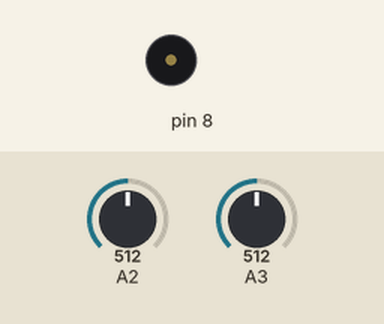
The sketch below on a simulated Arduino Uno, built with avr-gcc and run on an emulated ATmega328P. On the bench: buzzer (waves = sounding). The inputs (shaded band) are chosen by the test bench; at power-on: A2 = 512, A3 = 512. What the sketch prints to the serial monitor is not drawn.

Above: at 1.2 s.
1.3 s: A2 set to 882
3.4 s: A2 set to 909
At 4.5 s:
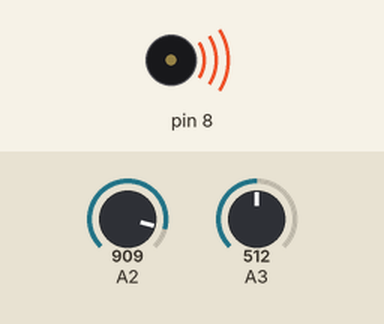
9.1 s: A2 set to 900
At 9.4 s:
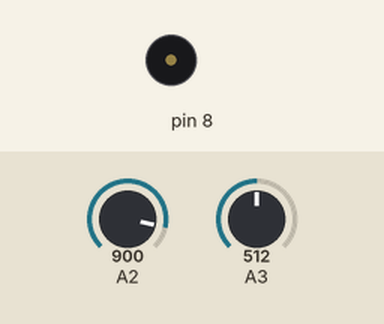
Timing chart, 0 to 12.1 s (numbered marks = the images above; inputs shaded):
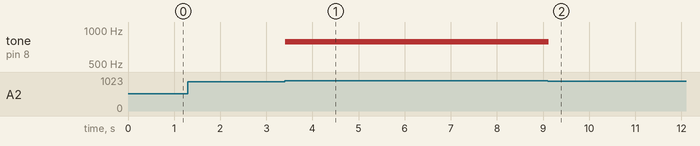

The sketch:

week10_7_arduino_serial_joystick_x_y_to_porcessing.ino
```cpp
//week10_7_arduino_serial_joystick_x_y_to_porcessing
//修改自week10_5_arduino_serial_joystick_control_board
//但不使用Serial.println()改用serial.write() 0-1023 vs. 0-255 差四倍
void setup() {
  Serial.begin(9600);//開USB傳輸
  pinMode(2,INPUT_PULLUP);
  pinMode(8,OUTPUT);
}

void loop() {
  delay(100);//慢點讓Processing有時間處理
  int x = analogRead(A2);//把搖桿的X接到A2
  int y = analogRead(A3);//把搖桿的Y接到A3
  Serial.write(x/4);
  Serial.write(y/4);
  if(x>900)tone(8,784,100);
  if(x<100)tone(8,523,100);
  if(y>900)tone(8,659,100);
  if(y<100)tone(8,500,100);

}
```

Measured:
- the behaviour switches between 900 and 901 on A2 (found by bisection; images 0 and 1)
- after the input at 1.3 s, every drawn part: stays the same
- after the input at 3.4 s, tone on pin 8: silent → 784 Hz at once
- after the input at 9.1 s, tone on pin 8: 784 Hz → silent at once
